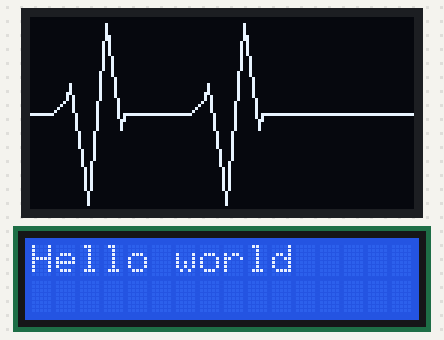
Simulated run of this sketch. Board: ESP32. Parts: 128×64 one-colour display, 16×2 character LCD.

Above: at 0.28 s.
At 5.17 s:
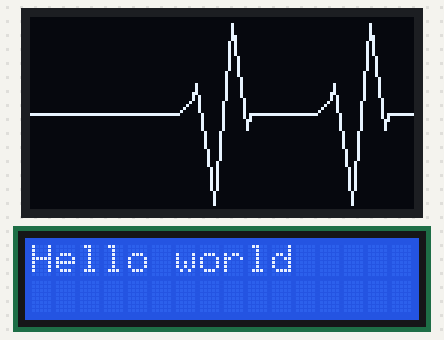
At 10.07 s:
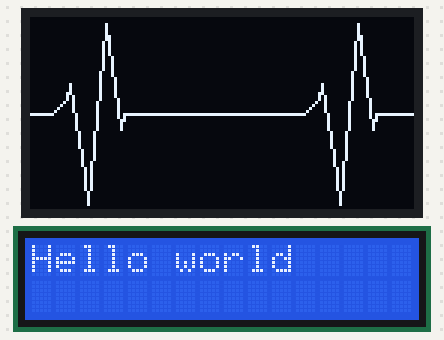
At 19.86 s:
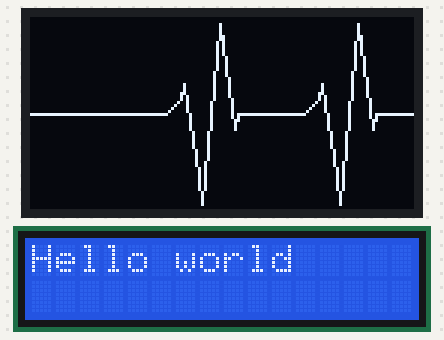
At 29.65 s:
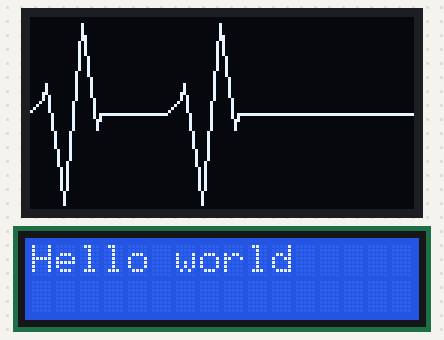
At 39.74 s:
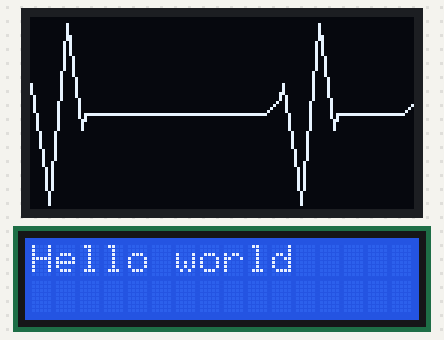

The sketch:

Screens.ino
```cpp
#include <Wire.h>
#include <Adafruit_GFX.h>
#include <Adafruit_SSD1306.h>
#include <LiquidCrystal_I2C.h>

#define SCREEN_WIDTH 128
#define SCREEN_HEIGHT 64
#define OLED_RESET    -1
Adafruit_SSD1306 display(SCREEN_WIDTH, SCREEN_HEIGHT, &Wire, OLED_RESET);

#define ECG_CYCLE_WIDTH 50
#define ECG_TOTAL_WIDTH (ECG_CYCLE_WIDTH * 2 + 30)

int ecgWave[ECG_TOTAL_WIDTH];
int offset = 0;

LiquidCrystal_I2C lcd(0x27, 16, 2);

void setup() {
    Serial.begin(115200);

    if (!display.begin(SSD1306_SWITCHCAPVCC, 0x3C))
    {
        Serial.println(F("Échec de l'initialisation de l'écran OLED"));
        while (1);
    }
    display.clearDisplay();
    generateECGWave();

    lcd.init();
    lcd.backlight();
    lcd.setCursor(0, 0);
    lcd.print("Hello world");
}

void loop()
{
    display.clearDisplay();
    drawECG();
    scrollECG();
    display.display();
    delay(30);
}

void generateECGWave()
{
    int baseY = SCREEN_HEIGHT / 2;
    int x = 0;

    for (int rep = 0; rep < 2; rep++)
    {
        for (int i = 0; i < 7; i++) ecgWave[x++] = baseY;
        for (int i = 0; i < 6; i++) ecgWave[x++] = baseY - i;
        for (int i = 0; i < 6; i++) ecgWave[x++] = baseY - 10 + i * 6;
        for (int i = 0; i < 6; i++) ecgWave[x++] = baseY + 30 - i * 10;
        for (int i = 0; i < 6; i++) ecgWave[x++] = baseY - 30 + i * 7;
        for (int i = 0; i < 15; i++) ecgWave[x++] = baseY;
    }
    for (int i = x; i < ECG_TOTAL_WIDTH; i++) ecgWave[i] = baseY;
}

void drawECG()
{
    for (int x = 1; x < SCREEN_WIDTH; x++)
    {
        int index1 = (x + offset) % ECG_TOTAL_WIDTH;
        int index2 = (x - 1 + offset) % ECG_TOTAL_WIDTH;
        display.drawLine(x - 1, ecgWave[index2], x, ecgWave[index1], SSD1306_WHITE);
    }
}

void scrollECG()
{
    offset = (offset + 1) % ECG_TOTAL_WIDTH;
}
```
